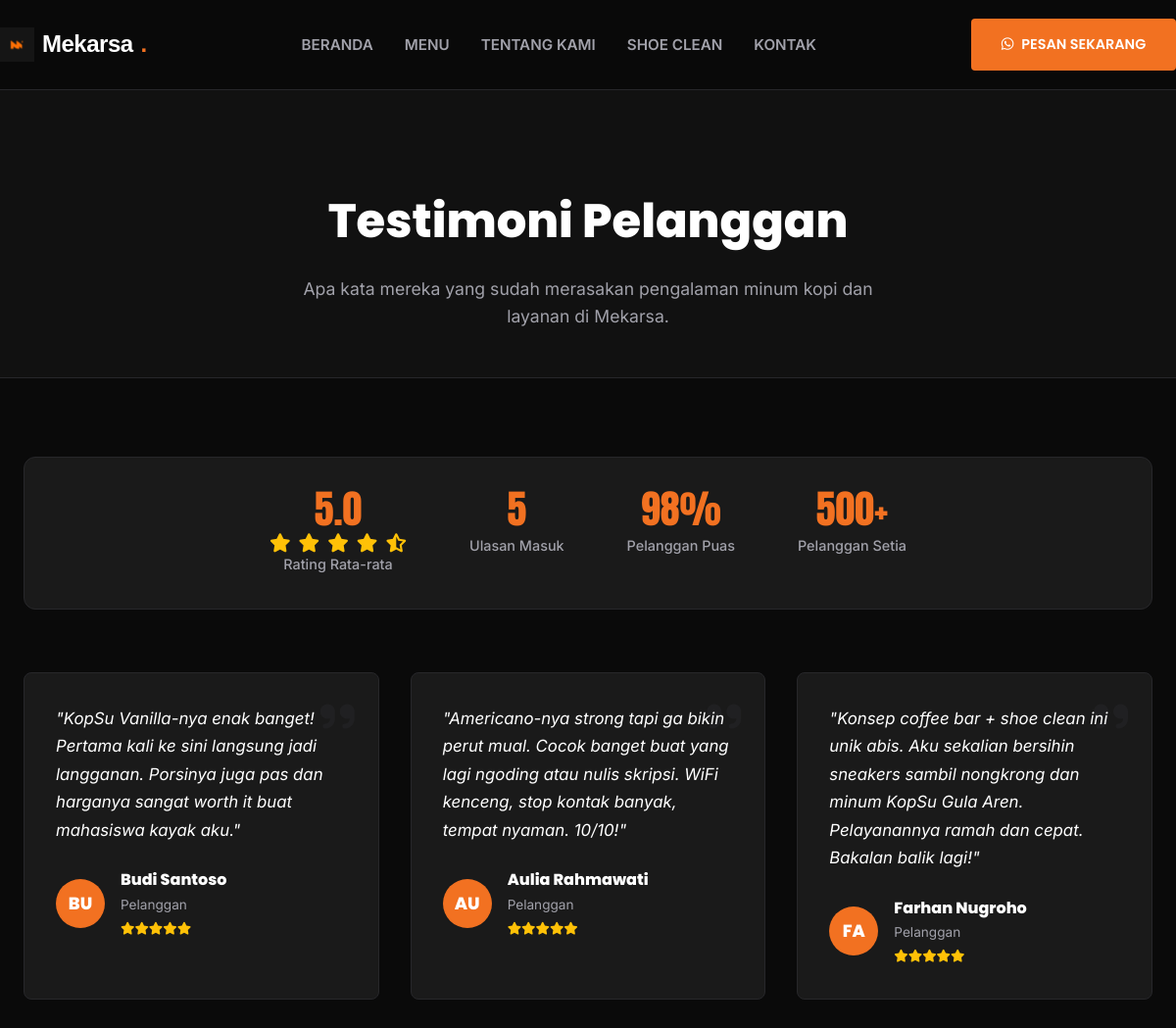
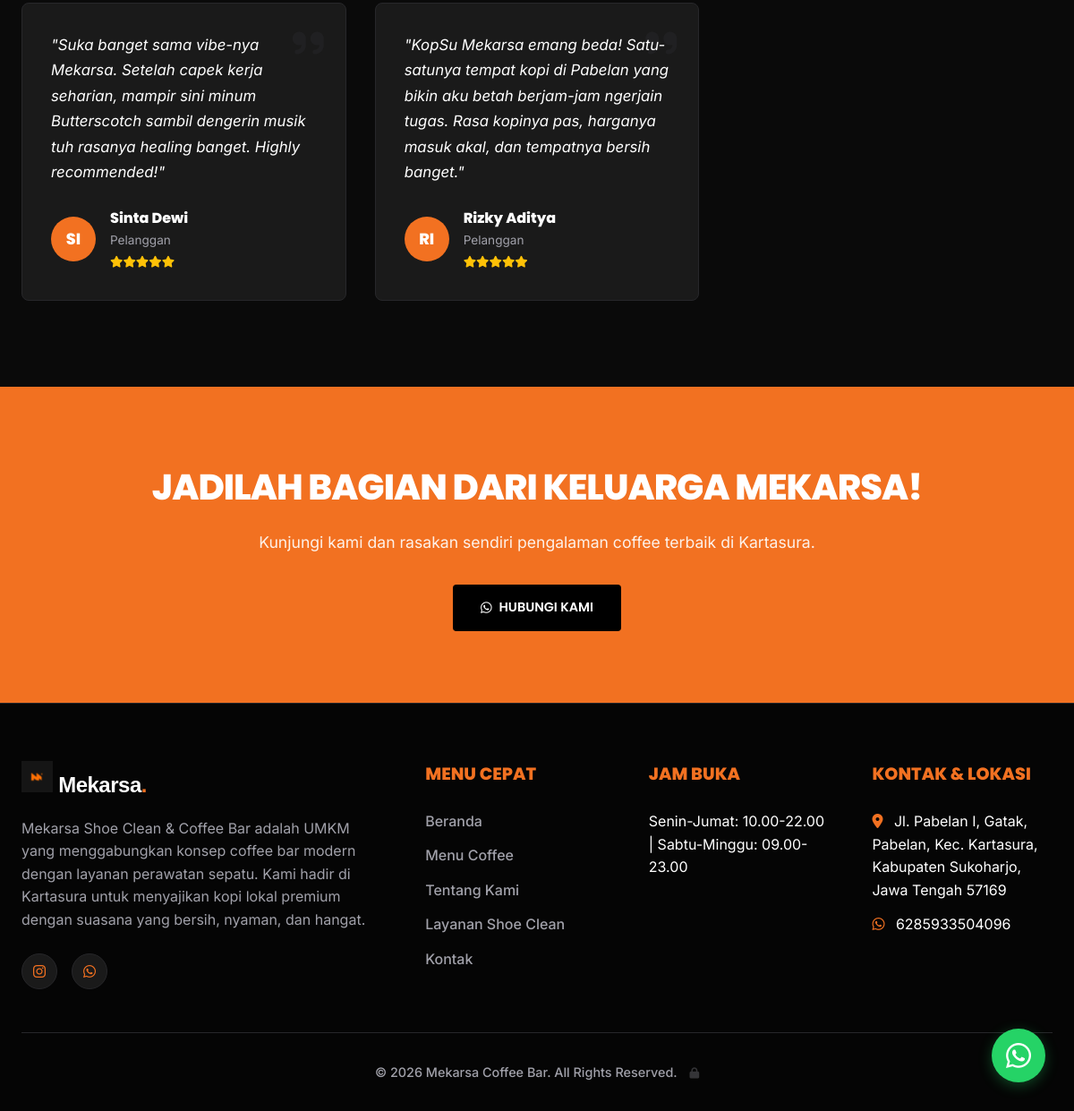
Screenshot of /testimonials.php with the database file from the repository (2 pictures, top to bottom).
### tables this page shows
CREATE TABLE `settings` (
  `id` int(11) NOT NULL,
  `business_name` varchar(150) NOT NULL,
  `tagline` varchar(150) DEFAULT NULL,
  `description` text DEFAULT NULL,
  `address` text DEFAULT NULL,
  `phone` varchar(20) DEFAULT NULL,
  `whatsapp` varchar(20) DEFAULT NULL,
  `instagram` varchar(100) DEFAULT NULL,
  `maps_link` text DEFAULT NULL,
  `opening_hours` varchar(100) DEFAULT NULL,
  `updated_at` timestamp NOT NULL DEFAULT current_timestamp() ON UPDATE current_timestamp()
);

CREATE TABLE `testimonials` (
  `id` int(11) NOT NULL,
  `customer_name` varchar(100) NOT NULL,
  `message` text NOT NULL,
  `rating` int(11) DEFAULT 5,
  `status` enum('show','hide') DEFAULT 'show',
  `created_at` timestamp NOT NULL DEFAULT current_timestamp()
);

### testimonials.php (the view, shortened to what this page needs)
<?php
try {
    $pdo = getDBConnection();
    $stmt = $pdo->query("SELECT * FROM settings LIMIT 1");
    $settings = $stmt->fetch(PDO::FETCH_ASSOC) ?: [
        'business_name' => 'Mekarsa Coffee Bar',
        'tagline' => 'Coffee First, Clean Vibes Always',
        'description' => '',
        'whatsapp' => '6285933504096',
        'instagram' => '',
        'address' => '',
        'opening_hours' => ''
    ];
    $wa_clean = preg_replace('/[^0-9]/', '', $settings['whatsapp']);
    $testStmt = $pdo->query("SELECT * FROM testimonials WHERE status = 'show' ORDER BY id DESC");
    $testimonials = $testStmt->fetchAll(PDO::FETCH_ASSOC);
    $statStmt = $pdo->query("SELECT COUNT(id) as total_reviews, AVG(rating) as avg_rating FROM testimonials WHERE status = 'show'");
    $stats = $statStmt->fetch(PDO::FETCH_ASSOC);
    $total_reviews = $stats['total_reviews'] ?: 0;
    $avg_rating = $stats['avg_rating'] ? number_format($stats['avg_rating'], 1) : '5.0';
} catch (PDOException $e) {
    die("Error connecting to database.");
}
function renderStars(int $rating): string {
    $stars = '';
    for ($i = 1; $i <= 5; $i++) {
        $stars .= $i <= $rating ? '<i class="fas fa-star"></i>' : '<i class="far fa-star"></i>';
    }
    return $stars;
}
?>
<!DOCTYPE html>
<html lang="id">
<head>
    <link href="https://cdnjs.cloudflare.com/ajax/libs/font-awesome/6.0.0/css/all.min.css" rel="stylesheet">
    <link rel="stylesheet" href="public/css/style.css">
</head>
<body>
    <header class="header">
        <div class="container navbar">
            <a href="index.php" class="nav-logo">
                <img src="public/images/logo.png" alt="Mekarsa Logo" class="navbar-logo-img">
                <?= htmlspecialchars(explode(' ', $settings['business_name'])[0]) ?><span>.</span>
            </a>
            <ul class="nav-links" id="navLinks">
                <li><a href="index.php">Beranda</a></li>
                <li><a href="menu.php">Menu</a></li>
                <li><a href="about.php">Tentang Kami</a></li>
                <li><a href="support-service.php">Shoe Clean</a></li>
                <li><a href="contact.php">Kontak</a></li>
            </ul>
            <div class="nav-actions">
                <a href="https://wa.me/<?= $wa_clean ?>" target="_blank" class="btn btn-primary">
                    <i class="fab fa-whatsapp"></i> Pesan Sekarang
                </a>
            </div>
        </div>
    </header>
    <section class="page-header">
        <div class="container">
            <h1 class="page-title">Testimoni Pelanggan</h1>
            <p class="page-subtitle">Apa kata mereka yang sudah merasakan pengalaman minum kopi dan layanan di Mekarsa.</p>
        </div>
    </section>
    <section class="testimonial-section">
        <div class="container">
            <div class="stats-bar">
                <div class="stat-item">
                    <span class="stat-number"><?= $avg_rating ?></span>
                    <div class="overall-rating">
                        <i class="fas fa-star"></i>
                        <i class="fas fa-star"></i>
                        <i class="fas fa-star"></i>
                        <i class="fas fa-star"></i>
                        <i class="fas fa-star-half-alt"></i>
                    </div>
                    <span class="stat-label">Rating Rata-rata</span>
                </div>
                <div class="stat-item">
                    <span class="stat-number"><?= $total_reviews ?></span>
                    <span class="stat-label">Ulasan Masuk</span>
                </div>
                <div class="stat-item">
                    <span class="stat-number">98%</span>
                    <span class="stat-label">Pelanggan Puas</span>
                </div>
                <div class="stat-item">
                    <span class="stat-number">500+</span>
                    <span class="stat-label">Pelanggan Setia</span>
                </div>
            </div>
            <div class="testimonial-grid">
                <?php if (!empty($testimonials)): ?>
                    <?php foreach ($testimonials as $t): ?>
                        <div class="testimonial-card">
                            <i class="fas fa-quote-right testimonial-quote-icon"></i>
                            <p class="testimonial-content">"<?= htmlspecialchars($t['message']) ?>"</p>
                            <div class="testimonial-author">
                                <div class="testimonial-avatar">
                                    <?= strtoupper(substr($t['customer_name'], 0, 2)) ?>
                                </div>
                                <div class="testimonial-author-info">
                                    <h4><?= htmlspecialchars($t['customer_name']) ?></h4>
                                    <p>Pelanggan</p>
                                    <div class="testimonial-rating">
                                        <?= renderStars($t['rating']) ?>
                                    </div>
                                </div>
                            </div>
                        </div>
                    <?php endforeach; ?>
                <?php else: ?>
                    <p style="text-align: center; color: var(--color-gray); width: 100%;">Belum ada testimoni.</p>
                <?php endif; ?>
            </div>
        </div>
    </section>
    <section class="cta-section">
        <div class="container">
            <h2>Jadilah Bagian dari Keluarga Mekarsa!</h2>
            <p>Kunjungi kami dan rasakan sendiri pengalaman coffee terbaik di Kartasura.</p>
            <a href="https://wa.me/<?= $wa_clean ?>" target="_blank" class="btn btn-primary">
                <i class="fab fa-whatsapp"></i> Hubungi Kami
            </a>
        </div>
    </section>
    <footer id="contact" class="footer">
        <div class="container">
            <div class="footer-grid">
                <div class="footer-col">
                    <a href="index.php" class="nav-logo" style="display: block; margin-bottom: 1rem;">
                        <img src="public/images/logo.png" alt="Mekarsa Logo" class="navbar-logo-img">
                        <?= htmlspecialchars(explode(' ', $settings['business_name'])[0]) ?><span>.</span>
                    </a>
                    <p><?= htmlspecialchars($settings['description'] ?? 'Mekarsa Coffee Bar') ?></p>
                    <div class="social-links">
                        <?php if(!empty($settings['instagram'])): ?>
                            <a href="https://instagram.com/<?= htmlspecialchars($settings['instagram']) ?>" target="_blank"><i class="fab fa-instagram"></i></a>
                        <?php endif; ?>
                        <a href="https://wa.me/<?= $wa_clean ?>" target="_blank"><i class="fab fa-whatsapp"></i></a>
                    </div>
                </div>
                <div class="footer-col">
                                        <h4>Menu Cepat</h4>
                    <ul class="footer-links">
                        <li><a href="index.php">Beranda</a></li>
                        <li><a href="menu.php">Menu Coffee</a></li>
                        <li><a href="about.php">Tentang Kami</a></li>
                        <li><a href="support-service.php">Layanan Shoe Clean</a></li>
                        <li><a href="contact.php">Kontak</a></li>
                    </ul>
                </div>
                <div class="footer-col">
                    <h4>Jam Buka</h4>
                    <ul class="footer-links">
                        <li><?= htmlspecialchars($settings['opening_hours'] ?? 'Buka Setiap Hari') ?></li>
                    </ul>
                </div>
                <div class="footer-col">
                    <h4>Kontak & Lokasi</h4>
                    <ul class="footer-links">
                        <li>
                            <i class="fas fa-map-marker-alt" style="color: var(--color-orange); margin-right: 8px;"></i>
                            <?= htmlspecialchars($settings['address'] ?? '') ?>
                        </li>
                        <li>
                            <i class="fab fa-whatsapp" style="color: var(--color-orange); margin-right: 8px;"></i>
                            <?= htmlspecialchars($settings['whatsapp'] ?? '') ?>
                        </li>
                    </ul>
                </div>
            </div>
            <div class="footer-bottom">
                &copy; <?= date('Y') ?> <?= htmlspecialchars($settings['business_name']) ?>. All Rights Reserved.
             <a href="portal-mekarsa/login.php" style="color: inherit; text-decoration: none; margin-left: 10px; opacity: 0.3; transition: opacity 0.3s;" onmouseover="this.style.opacity='1'" onmouseout="this.style.opacity='0.3'" title="Admin Login"><i class="fas fa-lock" style="font-size:0.85em;"></i></a>
            </div>
        </div>
    </footer>
    <a href="https://wa.me/<?= $wa_clean ?>" target="_blank" class="float-wa" title="Hubungi kami via WhatsApp">
        <i class="fab fa-whatsapp"></i>
    </a>
</body>
</html>

### testimonials.php (style rules this page uses)
.page-header { padding: 6rem 0 3rem; text-align: center; background-color: var(--color-bg-secondary); border-bottom: 1px solid var(--color-border); }
.page-title { font-size: 3rem; margin-bottom: 1rem; color: var(--color-white); }
.page-subtitle { font-size: 1.1rem; color: var(--color-text-muted); max-width: 600px; margin: 0 auto; }
.testimonial-section { padding: 5rem 0 6rem; }
.stats-bar { display: flex; justify-content: center; gap: 4rem; margin-bottom: 4rem; padding: 2rem; background: var(--color-bg-card); border: 1px solid var(--color-border); border-radius: 12px; flex-wrap: wrap; }
.stat-item { text-align: center; }
.stat-number { font-family: var(--font-price); font-size: 2.5rem; color: var(--color-orange); display: block; line-height: 1; margin-bottom: 0.3rem; }
.stat-label { font-size: 0.9rem; color: var(--color-text-muted); font-weight: 500; }
.overall-rating { display: flex; align-items: center; justify-content: center; gap: 0.5rem; color: #ffc107; font-size: 1.2rem; margin-top: 0.3rem; }

### rows the page displays
settings: business_name "Mekarsa", description "Mekarsa Shoe Clean & Coffee Bar adalah UMKM yang menggabungkan konsep coffee bar modern dengan layanan perawatan sepatu. Kami hadir di Kartasura untuk menyajikan kopi lokal premium dengan suasana yang bersih, nyaman, dan hangat.", opening_hours "Senin-Jumat: 10.00-22.00 | Sabtu-Minggu: 09.00-23.00", address "Jl. Pabelan I, Gatak, Pabelan, Kec. Kartasura, Kabupaten Sukoharjo, Jawa Tengah 57169", whatsapp "6285933504096", business_name "Mekarsa Coffee Bar"
testimonials: message "KopSu Vanilla-nya enak banget! Pertama kali ke sini langsung jadi langganan. Porsinya juga pas dan harganya sangat worth it buat mahasiswa kayak aku.", customer_name "BU", customer_name "Budi Santoso", rating 5 (drawn)
testimonials: message "Americano-nya strong tapi ga bikin perut mual. Cocok banget buat yang lagi ngoding atau nulis skripsi. WiFi kenceng, stop kontak banyak, tempat nyaman. 10/10!", customer_name "AU", customer_name "Aulia Rahmawati", rating 5 (drawn)
testimonials: message "Konsep coffee bar + shoe clean ini unik abis. Aku sekalian bersihin sneakers sambil nongkrong dan minum KopSu Gula Aren. Pelayanannya ramah dan cepat. Bakalan balik lagi!", customer_name "FA", customer_name "Farhan Nugroho", rating 5 (drawn)
testimonials: message "Suka banget sama vibe-nya Mekarsa. Setelah capek kerja seharian, mampir sini minum Butterscotch sambil dengerin musik tuh rasanya healing banget. Highly recommended!", customer_name "SI", customer_name "Sinta Dewi", rating 5 (drawn)
testimonials: message "KopSu Mekarsa emang beda! Satu-satunya tempat kopi di Pabelan yang bikin aku betah berjam-jam ngerjain tugas. Rasa kopinya pas, harganya masuk akal, dan tempatnya bersih banget.", customer_name "RI", customer_name "Rizky Aditya", rating 5 (drawn)

### other values shown
$avg_rating "5.0"
$total_reviews "5"
